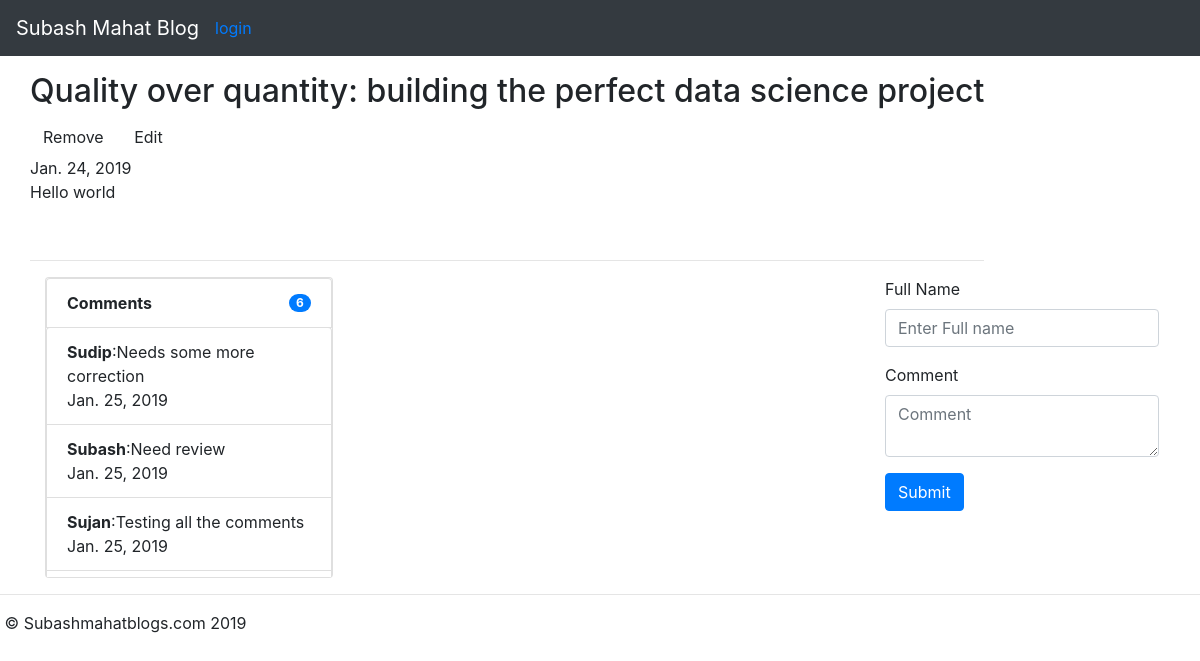
/post/6, run on the app's committed database.
### post/models.py (models this page shows, shortened)
class Post(models.Model):
    author = models.ForeignKey(settings.AUTH_USER_MODEL, on_delete=models.CASCADE)
    title = models.CharField(max_length=200)
    text = models.TextField()
    created_date = models.DateField(default=timezone.now)
    published_date = models.DateField(blank=True, null=True)

class Comment(models.Model):
    text = models.TextField()
    created_date = models.DateField(default=timezone.now)
    reader = models.CharField(max_length=200)
    post = models.ForeignKey(Post, on_delete=models.CASCADE, related_name='comment')

### post/views.py (the view)
# urls.py: path("post/<int:pk>", views.readmore, name='readmore'),
def readmore(request, pk):
    post_more = Post.objects.get(pk=pk)
    comments = post_more.comment.all()
    context ={'post_more': post_more, 'comments': comments, 'count': comments.count()}
    return render(request, 'blog/readmore.html', context)

### post/templates/blog/readmore.html (shortened to what this page needs)
{% extends 'blog/base.html' %}
{% block content %}
    <main role="main">
        <div class="container">
            <div class="row">
                <div class="col-md-push-12">
                    {% if post_more.published_date == None %}
                        <h2>{{ post_more.title }}</h2><br> {{ post_more.published_date }}<br>
                        <p>{{ post_more.text }}</p> <br>
                        <a class="btn btn-default" href="{% url 'post_publish' pk=post_more.pk %}">Publish</a><br>
                        <a class="btn btn-default" href="{% url 'post_remove' pk=post_more.pk %}"><span class="glyphicon glyphicon-remove">Remove</span></a>
                    {% else %}
                        <h2>{{ post_more.title }}</h2>
                        <a class="btn btn-default" href="{% url 'post_remove' pk=post_more.pk %}"><span class="glyphicon glyphicon-remove">Remove</span></a>
                        <a class="btn btn-default" href="{% url 'edit' pk=post_more.pk %}"><span class="glyphicon glyphicon-remove">Edit</span></a>
                        <br> {{ post_more.published_date }}<br>
                        <p>{{ post_more.text }}</p> <br>
                    {% endif %}
                    <hr>
                </div>
            </div>
            <div class="row">
                <div class="col-md-9">
                    <div class="card" style="width: 18rem;"  >
                        <ul class="list-group " >
                            <li class="list-group-item d-flex justify-content-between align-items-center"><strong>Comments</strong><span class="badge badge-primary badge-pill">{{ count }} </span></li>
                            <div class="anyClass">
                                {% for comment in comments %}
                                    <li class="list-group-item" >  <b>{{ comment.reader }}</b>:{{ comment.text }} <br>{{ comment.created_date }}<br></li>
                                {% endfor %}
                            </div>
                        </ul>
                    </div>
                </div>
                <div class="col-md-push-4">
                    {% include 'blog/comment.html' %}
                </div>
            </div>
        </div>
        <hr>
    </main>
{% endblock %}

### post/templates/blog/base.html (shortened to what this page needs)
<!doctype html>
<html lang="en">
<head>
    <link rel="stylesheet" href="https://stackpath.bootstrapcdn.com/bootstrap/4.2.1/css/bootstrap.min.css">
</head>
<body>
<nav class="navbar navbar-expand-md navbar-dark fixed-top bg-dark">
    <a class="navbar-brand" href="/">Subash Mahat Blog</a>
    {%  if user.is_authenticated %}
        <a href="{% url 'logout' %}">logout</a> &nbsp; &nbsp; &nbsp; &nbsp;
        <a href="{% url 'post_draft_list' %}" class="top-menu"><span class="glyphicon glyphicon-edit">Draft</span></a>
        <div>
            &nbsp; &nbsp; &nbsp;  <a href ={% url 'form' %}>Add New Blog</a>
        </div>
    {% else %}
        <a href="{% url 'login' %}">login</a>
    {% endif %}
</nav>
<br><br><br>
{% block content %}
{% endblock %}
<footer >
    <p> &nbsp;&copy; Subashmahatblogs.com 2019</p>
</footer>
</body>
</html>

### post/templates/blog/comment.html (shortened to what this page needs)
<form action="{% url 'comment' post_more.pk%}" method="POST">
    <div class="form-group">
        <label for="name"> Full Name</label>
        <input type="Text" class="form-control"  placeholder="Enter Full name" name="comment_name">
    </div>
    <div class="form-group">
        <label for="comment">Comment</label>
        <textarea class="form-control"  placeholder="Comment" name="comment"></textarea>
    </div>
    <button type="submit" class="btn btn-primary">Submit</button>
</form>

### post/templates/blog/base.html (style rules this page uses)
.anyClass { height:250px; overflow: scroll; }

### data on the page
Post: title "Quality over quantity: building the perfect data science project", published_date "Jan. 24, 2019", text "Hello world"
Comment: reader "Sudip", text "Needs some more correction", created_date "Jan. 25, 2019"
Comment: reader "Subash", text "Need review", created_date "Jan. 25, 2019"
Comment: reader "Sujan", text "Testing all the comments", created_date "Jan. 25, 2019"

### other printed values
{{ count }} "6"
